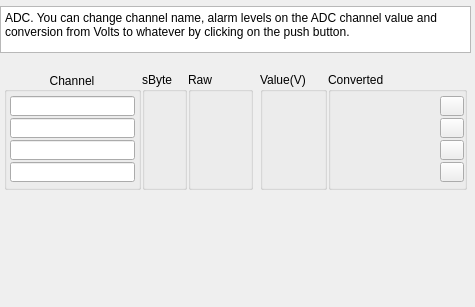
<?xml version="1.0" encoding="UTF-8"?>
<ui version="4.0">
 <class>Form</class>
 <widget class="QWidget" name="Form">
  <property name="geometry">
   <rect>
    <x>0</x>
    <y>0</y>
    <width>475</width>
    <height>307</height>
   </rect>
  </property>
  <property name="windowTitle">
   <string>Form</string>
  </property>
  <widget class="QGroupBox" name="groupBox">
   <property name="geometry">
    <rect>
     <x>4</x>
     <y>72</y>
     <width>137</width>
     <height>118</height>
    </rect>
   </property>
   <property name="title">
    <string>Channel</string>
   </property>
   <property name="alignment">
    <set>Qt::AlignCenter</set>
   </property>
   <widget class="QELineEdit" name="qelineedit_2">
    <property name="geometry">
     <rect>
      <x>6</x>
      <y>46</y>
      <width>125</width>
      <height>20</height>
     </rect>
    </property>
    <property name="alignment">
     <set>Qt::AlignRight|Qt::AlignTrailing|Qt::AlignVCenter</set>
    </property>
    <property name="variable" stdset="0">
     <string>$(P):AI:$(M)-$(N):CH2.DESC</string>
    </property>
    <property name="variableSubstitutions" stdset="0">
     <string>P=$(P),M=$(M),N=$(N)</string>
    </property>
    <property name="displayAlarmStateOption" stdset="0">
     <enum>QEGenericEdit::Never</enum>
    </property>
   </widget>
   <widget class="QELineEdit" name="qelineedit_3">
    <property name="geometry">
     <rect>
      <x>6</x>
      <y>68</y>
      <width>125</width>
      <height>20</height>
     </rect>
    </property>
    <property name="alignment">
     <set>Qt::AlignRight|Qt::AlignTrailing|Qt::AlignVCenter</set>
    </property>
    <property name="variable" stdset="0">
     <string>$(P):AI:$(M)-$(N):CH3.DESC</string>
    </property>
    <property name="variableSubstitutions" stdset="0">
     <string>P=$(P),M=$(M),N=$(N)</string>
    </property>
    <property name="displayAlarmStateOption" stdset="0">
     <enum>QEGenericEdit::Never</enum>
    </property>
   </widget>
   <widget class="QELineEdit" name="qelineedit_4">
    <property name="geometry">
     <rect>
      <x>6</x>
      <y>90</y>
      <width>125</width>
      <height>20</height>
     </rect>
    </property>
    <property name="alignment">
     <set>Qt::AlignRight|Qt::AlignTrailing|Qt::AlignVCenter</set>
    </property>
    <property name="variable" stdset="0">
     <string>$(P):AI:$(M)-$(N):CH4.DESC</string>
    </property>
    <property name="variableSubstitutions" stdset="0">
     <string>P=$(P),M=$(M),N=$(N)</string>
    </property>
    <property name="displayAlarmStateOption" stdset="0">
     <enum>QEGenericEdit::Never</enum>
    </property>
   </widget>
   <widget class="QELineEdit" name="qelineedit_9">
    <property name="geometry">
     <rect>
      <x>6</x>
      <y>24</y>
      <width>125</width>
      <height>20</height>
     </rect>
    </property>
    <property name="alignment">
     <set>Qt::AlignRight|Qt::AlignTrailing|Qt::AlignVCenter</set>
    </property>
    <property name="variable" stdset="0">
     <string>$(P):AI:$(M)-$(N):CH1.DESC</string>
    </property>
    <property name="variableSubstitutions" stdset="0">
     <string>P=$(P),M=$(M),N=$(N)</string>
    </property>
    <property name="displayAlarmStateOption" stdset="0">
     <enum>QEGenericEdit::Never</enum>
    </property>
   </widget>
  </widget>
  <widget class="QGroupBox" name="groupBox_2">
   <property name="geometry">
    <rect>
     <x>142</x>
     <y>72</y>
     <width>45</width>
     <height>118</height>
    </rect>
   </property>
   <property name="title">
    <string>sByte</string>
   </property>
   <widget class="QELabel" name="qelabel">
    <property name="geometry">
     <rect>
      <x>6</x>
      <y>24</y>
      <width>31</width>
      <height>20</height>
     </rect>
    </property>
    <property name="variable" stdset="0">
     <string>$(P):LI:$(M)-$(N):SBYTE$(C)</string>
    </property>
    <property name="variableSubstitutions" stdset="0">
     <string>P=$(P),M=$(M),N=$(N),C=1</string>
    </property>
    <property name="displayAlarmStateOption" stdset="0">
     <enum>QELabel::Never</enum>
    </property>
   </widget>
   <widget class="QELabel" name="qelabel_2">
    <property name="geometry">
     <rect>
      <x>6</x>
      <y>46</y>
      <width>31</width>
      <height>20</height>
     </rect>
    </property>
    <property name="variable" stdset="0">
     <string>$(P):LI:$(M)-$(N):SBYTE$(C)</string>
    </property>
    <property name="variableSubstitutions" stdset="0">
     <string>P=$(P),M=$(M),N=$(N),C=2</string>
    </property>
    <property name="displayAlarmStateOption" stdset="0">
     <enum>QELabel::Never</enum>
    </property>
   </widget>
   <widget class="QELabel" name="qelabel_3">
    <property name="geometry">
     <rect>
      <x>6</x>
      <y>68</y>
      <width>31</width>
      <height>20</height>
     </rect>
    </property>
    <property name="variable" stdset="0">
     <string>$(P):LI:$(M)-$(N):SBYTE$(C)</string>
    </property>
    <property name="variableSubstitutions" stdset="0">
     <string>P=$(P),M=$(M),N=$(N),C=3</string>
    </property>
    <property name="displayAlarmStateOption" stdset="0">
     <enum>QELabel::Never</enum>
    </property>
   </widget>
   <widget class="QELabel" name="qelabel_4">
    <property name="geometry">
     <rect>
      <x>6</x>
      <y>90</y>
      <width>31</width>
      <height>20</height>
     </rect>
    </property>
    <property name="variable" stdset="0">
     <string>$(P):LI:$(M)-$(N):SBYTE$(C)</string>
    </property>
    <property name="variableSubstitutions" stdset="0">
     <string>P=$(P),M=$(M),N=$(N),C=4</string>
    </property>
    <property name="displayAlarmStateOption" stdset="0">
     <enum>QELabel::Never</enum>
    </property>
   </widget>
  </widget>
  <widget class="QGroupBox" name="groupBox_3">
   <property name="geometry">
    <rect>
     <x>188</x>
     <y>72</y>
     <width>65</width>
     <height>118</height>
    </rect>
   </property>
   <property name="title">
    <string>Raw</string>
   </property>
   <widget class="QELabel" name="qelabel_9">
    <property name="geometry">
     <rect>
      <x>4</x>
      <y>24</y>
      <width>57</width>
      <height>20</height>
     </rect>
    </property>
    <property name="alignment">
     <set>Qt::AlignRight|Qt::AlignTrailing|Qt::AlignVCenter</set>
    </property>
    <property name="variable" stdset="0">
     <string>$(P):LI:$(M)-$(N):DATA$(C)</string>
    </property>
    <property name="variableSubstitutions" stdset="0">
     <string>P=$(P),M=$(M),N=$(N),C=1</string>
    </property>
    <property name="displayAlarmStateOption" stdset="0">
     <enum>QELabel::Never</enum>
    </property>
    <property name="format" stdset="0">
     <enum>QELabel::UnsignedInteger</enum>
    </property>
    <property name="radix">
     <UInt>16</UInt>
    </property>
   </widget>
   <widget class="QELabel" name="qelabel_10">
    <property name="geometry">
     <rect>
      <x>4</x>
      <y>46</y>
      <width>57</width>
      <height>20</height>
     </rect>
    </property>
    <property name="alignment">
     <set>Qt::AlignRight|Qt::AlignTrailing|Qt::AlignVCenter</set>
    </property>
    <property name="variable" stdset="0">
     <string>$(P):LI:$(M)-$(N):DATA$(C)</string>
    </property>
    <property name="variableSubstitutions" stdset="0">
     <string>P=$(P),M=$(M),N=$(N),C=2</string>
    </property>
    <property name="displayAlarmStateOption" stdset="0">
     <enum>QELabel::Never</enum>
    </property>
    <property name="format" stdset="0">
     <enum>QELabel::UnsignedInteger</enum>
    </property>
    <property name="radix">
     <UInt>16</UInt>
    </property>
   </widget>
   <widget class="QELabel" name="qelabel_11">
    <property name="geometry">
     <rect>
      <x>4</x>
      <y>68</y>
      <width>57</width>
      <height>20</height>
     </rect>
    </property>
    <property name="alignment">
     <set>Qt::AlignRight|Qt::AlignTrailing|Qt::AlignVCenter</set>
    </property>
    <property name="variable" stdset="0">
     <string>$(P):LI:$(M)-$(N):DATA$(C)</string>
    </property>
    <property name="variableSubstitutions" stdset="0">
     <string>P=$(P),M=$(M),N=$(N),C=3</string>
    </property>
    <property name="displayAlarmStateOption" stdset="0">
     <enum>QELabel::Never</enum>
    </property>
    <property name="format" stdset="0">
     <enum>QELabel::UnsignedInteger</enum>
    </property>
    <property name="radix">
     <UInt>16</UInt>
    </property>
   </widget>
   <widget class="QELabel" name="qelabel_12">
    <property name="geometry">
     <rect>
      <x>4</x>
      <y>90</y>
      <width>57</width>
      <height>20</height>
     </rect>
    </property>
    <property name="alignment">
     <set>Qt::AlignRight|Qt::AlignTrailing|Qt::AlignVCenter</set>
    </property>
    <property name="variable" stdset="0">
     <string>$(P):LI:$(M)-$(N):DATA$(C)</string>
    </property>
    <property name="variableSubstitutions" stdset="0">
     <string>P=$(P),M=$(M),N=$(N),C=4</string>
    </property>
    <property name="displayAlarmStateOption" stdset="0">
     <enum>QELabel::Never</enum>
    </property>
    <property name="format" stdset="0">
     <enum>QELabel::UnsignedInteger</enum>
    </property>
    <property name="radix">
     <UInt>16</UInt>
    </property>
   </widget>
  </widget>
  <widget class="QGroupBox" name="groupBox_4">
   <property name="geometry">
    <rect>
     <x>260</x>
     <y>72</y>
     <width>67</width>
     <height>118</height>
    </rect>
   </property>
   <property name="title">
    <string>Value(V)</string>
   </property>
   <widget class="QELabel" name="qelabel_17">
    <property name="geometry">
     <rect>
      <x>6</x>
      <y>24</y>
      <width>57</width>
      <height>20</height>
     </rect>
    </property>
    <property name="alignment">
     <set>Qt::AlignRight|Qt::AlignTrailing|Qt::AlignVCenter</set>
    </property>
    <property name="variable" stdset="0">
     <string>$(P):AI:$(M)-$(N):CH$(C)</string>
    </property>
    <property name="variableSubstitutions" stdset="0">
     <string>P=$(P),M=$(M),N=$(N),C=1</string>
    </property>
    <property name="displayAlarmStateOption" stdset="0">
     <enum>QELabel::WhenInAlarm</enum>
    </property>
    <property name="format" stdset="0">
     <enum>QELabel::Floating</enum>
    </property>
    <property name="radix">
     <UInt>10</UInt>
    </property>
   </widget>
   <widget class="QELabel" name="qelabel_18">
    <property name="geometry">
     <rect>
      <x>6</x>
      <y>46</y>
      <width>57</width>
      <height>20</height>
     </rect>
    </property>
    <property name="alignment">
     <set>Qt::AlignRight|Qt::AlignTrailing|Qt::AlignVCenter</set>
    </property>
    <property name="variable" stdset="0">
     <string>$(P):AI:$(M)-$(N):CH$(C)</string>
    </property>
    <property name="variableSubstitutions" stdset="0">
     <string>P=$(P),M=$(M),N=$(N),C=2</string>
    </property>
    <property name="displayAlarmStateOption" stdset="0">
     <enum>QELabel::WhenInAlarm</enum>
    </property>
    <property name="format" stdset="0">
     <enum>QELabel::Floating</enum>
    </property>
    <property name="radix">
     <UInt>10</UInt>
    </property>
   </widget>
   <widget class="QELabel" name="qelabel_19">
    <property name="geometry">
     <rect>
      <x>6</x>
      <y>68</y>
      <width>57</width>
      <height>20</height>
     </rect>
    </property>
    <property name="alignment">
     <set>Qt::AlignRight|Qt::AlignTrailing|Qt::AlignVCenter</set>
    </property>
    <property name="variable" stdset="0">
     <string>$(P):AI:$(M)-$(N):CH$(C)</string>
    </property>
    <property name="variableSubstitutions" stdset="0">
     <string>P=$(P),M=$(M),N=$(N),C=3</string>
    </property>
    <property name="displayAlarmStateOption" stdset="0">
     <enum>QELabel::WhenInAlarm</enum>
    </property>
    <property name="format" stdset="0">
     <enum>QELabel::Floating</enum>
    </property>
    <property name="radix">
     <UInt>10</UInt>
    </property>
   </widget>
   <widget class="QELabel" name="qelabel_20">
    <property name="geometry">
     <rect>
      <x>6</x>
      <y>90</y>
      <width>57</width>
      <height>20</height>
     </rect>
    </property>
    <property name="alignment">
     <set>Qt::AlignRight|Qt::AlignTrailing|Qt::AlignVCenter</set>
    </property>
    <property name="variable" stdset="0">
     <string>$(P):AI:$(M)-$(N):CH$(C)</string>
    </property>
    <property name="variableSubstitutions" stdset="0">
     <string>P=$(P),M=$(M),N=$(N),C=4</string>
    </property>
    <property name="displayAlarmStateOption" stdset="0">
     <enum>QELabel::WhenInAlarm</enum>
    </property>
    <property name="format" stdset="0">
     <enum>QELabel::Floating</enum>
    </property>
    <property name="radix">
     <UInt>10</UInt>
    </property>
   </widget>
  </widget>
  <widget class="QGroupBox" name="groupBox_5">
   <property name="geometry">
    <rect>
     <x>328</x>
     <y>72</y>
     <width>139</width>
     <height>118</height>
    </rect>
   </property>
   <property name="title">
    <string>Converted</string>
   </property>
   <widget class="QELabel" name="qelabel_25">
    <property name="geometry">
     <rect>
      <x>4</x>
      <y>24</y>
      <width>103</width>
      <height>20</height>
     </rect>
    </property>
    <property name="alignment">
     <set>Qt::AlignRight|Qt::AlignTrailing|Qt::AlignVCenter</set>
    </property>
    <property name="variable" stdset="0">
     <string>$(P):CALC:$(M)-$(N):CH$(C)</string>
    </property>
    <property name="variableSubstitutions" stdset="0">
     <string>P=$(P),M=$(M),N=$(N),C=1</string>
    </property>
    <property name="displayAlarmStateOption" stdset="0">
     <enum>QELabel::WhenInAlarm</enum>
    </property>
    <property name="format" stdset="0">
     <enum>QELabel::Floating</enum>
    </property>
    <property name="radix">
     <UInt>10</UInt>
    </property>
   </widget>
   <widget class="QELabel" name="qelabel_26">
    <property name="geometry">
     <rect>
      <x>4</x>
      <y>46</y>
      <width>103</width>
      <height>20</height>
     </rect>
    </property>
    <property name="alignment">
     <set>Qt::AlignRight|Qt::AlignTrailing|Qt::AlignVCenter</set>
    </property>
    <property name="variable" stdset="0">
     <string>$(P):CALC:$(M)-$(N):CH$(C)</string>
    </property>
    <property name="variableSubstitutions" stdset="0">
     <string>P=$(P),M=$(M),N=$(N),C=2</string>
    </property>
    <property name="displayAlarmStateOption" stdset="0">
     <enum>QELabel::WhenInAlarm</enum>
    </property>
    <property name="format" stdset="0">
     <enum>QELabel::Floating</enum>
    </property>
    <property name="radix">
     <UInt>10</UInt>
    </property>
   </widget>
   <widget class="QELabel" name="qelabel_27">
    <property name="geometry">
     <rect>
      <x>4</x>
      <y>68</y>
      <width>103</width>
      <height>20</height>
     </rect>
    </property>
    <property name="alignment">
     <set>Qt::AlignRight|Qt::AlignTrailing|Qt::AlignVCenter</set>
    </property>
    <property name="variable" stdset="0">
     <string>$(P):CALC:$(M)-$(N):CH$(C)</string>
    </property>
    <property name="variableSubstitutions" stdset="0">
     <string>P=$(P),M=$(M),N=$(N),C=3</string>
    </property>
    <property name="displayAlarmStateOption" stdset="0">
     <enum>QELabel::WhenInAlarm</enum>
    </property>
    <property name="format" stdset="0">
     <enum>QELabel::Floating</enum>
    </property>
    <property name="radix">
     <UInt>10</UInt>
    </property>
   </widget>
   <widget class="QELabel" name="qelabel_28">
    <property name="geometry">
     <rect>
      <x>4</x>
      <y>90</y>
      <width>103</width>
      <height>20</height>
     </rect>
    </property>
    <property name="alignment">
     <set>Qt::AlignRight|Qt::AlignTrailing|Qt::AlignVCenter</set>
    </property>
    <property name="variable" stdset="0">
     <string>$(P):CALC:$(M)-$(N):CH$(C)</string>
    </property>
    <property name="variableSubstitutions" stdset="0">
     <string>P=$(P),M=$(M),N=$(N),C=4</string>
    </property>
    <property name="displayAlarmStateOption" stdset="0">
     <enum>QELabel::WhenInAlarm</enum>
    </property>
    <property name="format" stdset="0">
     <enum>QELabel::Floating</enum>
    </property>
    <property name="radix">
     <UInt>10</UInt>
    </property>
   </widget>
   <widget class="QPushButton" name="adcCh1PB">
    <property name="geometry">
     <rect>
      <x>112</x>
      <y>24</y>
      <width>24</width>
      <height>20</height>
     </rect>
    </property>
    <property name="text">
     <string/>
    </property>
   </widget>
   <widget class="QPushButton" name="adcCh2PB">
    <property name="geometry">
     <rect>
      <x>112</x>
      <y>46</y>
      <width>24</width>
      <height>20</height>
     </rect>
    </property>
    <property name="text">
     <string/>
    </property>
   </widget>
   <widget class="QPushButton" name="adcCh3PB">
    <property name="geometry">
     <rect>
      <x>112</x>
      <y>68</y>
      <width>24</width>
      <height>20</height>
     </rect>
    </property>
    <property name="text">
     <string/>
    </property>
   </widget>
   <widget class="QPushButton" name="adcCh4PB">
    <property name="geometry">
     <rect>
      <x>112</x>
      <y>90</y>
      <width>24</width>
      <height>20</height>
     </rect>
    </property>
    <property name="text">
     <string/>
    </property>
   </widget>
  </widget>
  <widget class="CAShape" name="cashape">
   <property name="geometry">
    <rect>
     <x>12</x>
     <y>208</y>
     <width>63</width>
     <height>19</height>
    </rect>
   </property>
   <property name="color1">
    <color>
     <red>0</red>
     <green>255</green>
     <blue>0</blue>
    </color>
   </property>
   <property name="color2">
    <color>
     <red>255</red>
     <green>0</green>
     <blue>0</blue>
    </color>
   </property>
   <property name="variable" stdset="0">
    <string>$(P):BI:$(M)-$(N):ERROR.RVAL</string>
   </property>
   <property name="variableSubstitutions" stdset="0">
    <string>P=$(P),M=$(M),N=$(N)</string>
   </property>
  </widget>
  <widget class="QELabel" name="qelabel_33">
   <property name="geometry">
    <rect>
     <x>14</x>
     <y>210</y>
     <width>57</width>
     <height>16</height>
    </rect>
   </property>
   <property name="variable" stdset="0">
    <string>$(P):BI:$(M)-$(N):ERROR</string>
   </property>
   <property name="variableSubstitutions" stdset="0">
    <string>P=$(P),M=$(M),N=$(N)</string>
   </property>
   <property name="displayAlarmStateOption" stdset="0">
    <enum>QELabel::WhenInAlarm</enum>
   </property>
  </widget>
  <widget class="QELabel" name="qelabel_34">
   <property name="geometry">
    <rect>
     <x>76</x>
     <y>210</y>
     <width>223</width>
     <height>16</height>
    </rect>
   </property>
   <property name="variable" stdset="0">
    <string>$(P):WF:$(M)-$(N):MESSAGE</string>
   </property>
   <property name="variableSubstitutions" stdset="0">
    <string>P=$(P),M=$(M),N=$(N)</string>
   </property>
   <property name="displayAlarmStateOption" stdset="0">
    <enum>QELabel::Never</enum>
   </property>
  </widget>
  <widget class="QPlainTextEdit" name="plainTextEdit">
   <property name="geometry">
    <rect>
     <x>0</x>
     <y>6</y>
     <width>471</width>
     <height>47</height>
    </rect>
   </property>
   <property name="verticalScrollBarPolicy">
    <enum>Qt::ScrollBarAlwaysOff</enum>
   </property>
   <property name="horizontalScrollBarPolicy">
    <enum>Qt::ScrollBarAlwaysOff</enum>
   </property>
   <property name="plainText">
    <string>ADC. You can change channel name, alarm levels on the ADC channel value and conversion from Volts to whatever by clicking on the push button.</string>
   </property>
  </widget>
 </widget>
 <customwidgets>
  <customwidget>
   <class>AShape</class>
   <extends>QWidget</extends>
   <header>ashape.h</header>
  </customwidget>
  <customwidget>
   <class>CAShape</class>
   <extends>AShape</extends>
   <header>cashape.h</header>
  </customwidget>
  <customwidget>
   <class>QELabel</class>
   <extends>QLabel</extends>
   <header>QELabel.h</header>
  </customwidget>
  <customwidget>
   <class>QELineEdit</class>
   <extends>QLineEdit</extends>
   <header>QELineEdit.h</header>
  </customwidget>
 </customwidgets>
 <resources/>
 <connections/>
</ui>
